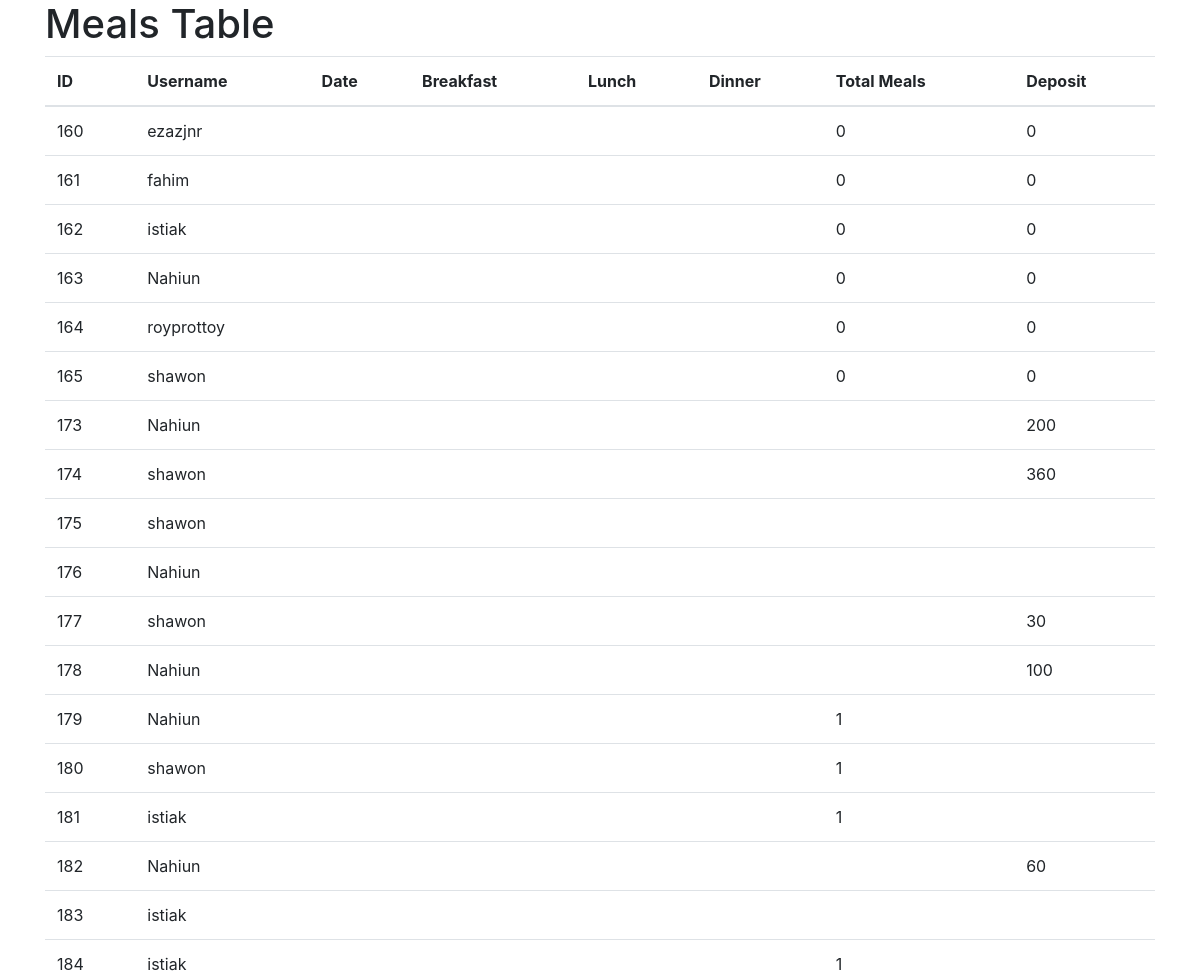
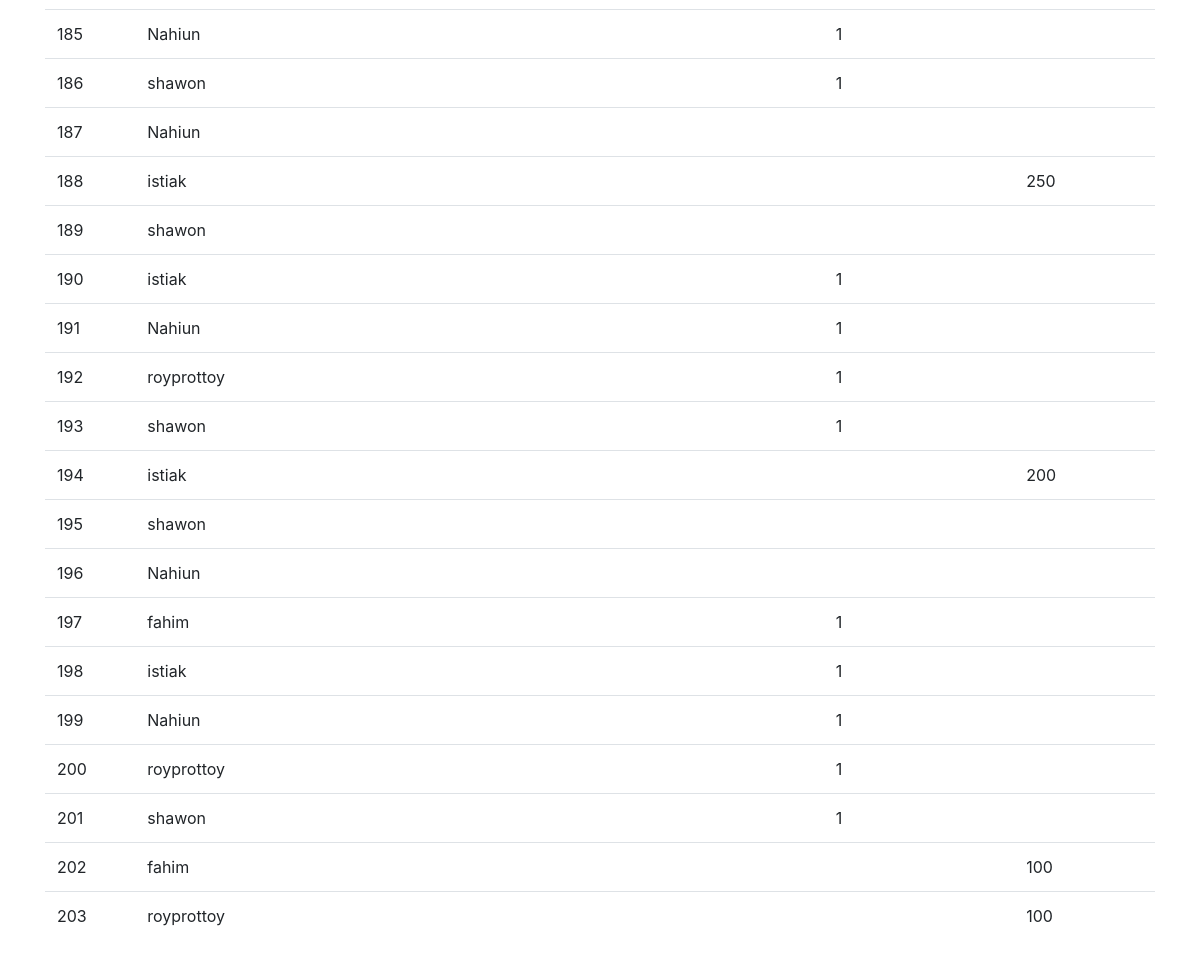
The app's page /mealhistory.php with its own data (2 pictures, top to bottom).
### tables this page shows
CREATE TABLE `meals` (
  `id` int(11) UNSIGNED NOT NULL,
  `username` varchar(50) DEFAULT NULL,
  `totalmeals` int(11) DEFAULT NULL,
  `deposit` int(11) DEFAULT NULL,
  `userstotalmeals` int(11) DEFAULT NULL,
  `bazarcost` int(255) DEFAULT NULL,
  `manage_user` varchar(255) DEFAULT NULL,
  `role` varchar(255) DEFAULT NULL,
  `bazar_details` varchar(255) DEFAULT NULL,
  `deposit_date` date DEFAULT NULL,
  `bazar_date` date DEFAULT NULL,
  `meal_date` date DEFAULT NULL,
  `status` varchar(255) DEFAULT NULL
);

### mealhistory.php (the view, shortened to what this page needs)
<!DOCTYPE html>
<html>
<head>
    <link rel="stylesheet" href="https://stackpath.bootstrapcdn.com/bootstrap/4.3.1/css/bootstrap.min.css">
</head>
<body>
    <div class="container">
        <h1>Meals Table</h1>
        <table class="table">
            <thead>
                <tr>
                    <th>ID</th>
                    <th>Username</th>
                    <th>Date</th>
                    <th>Breakfast</th>
                    <th>Lunch</th>
                    <th>Dinner</th>
                    <th>Total Meals</th>
                    <th>Deposit</th>
                </tr>
            </thead>
            <tbody>
                <?php
                $conn = mysqli_connect('localhost', 'root', '', 'demo');
                $result = mysqli_query($conn, "SELECT * FROM meals");
                if (mysqli_num_rows($result) > 0) {
                    while ($row = mysqli_fetch_assoc($result)) {
                        echo '<tr>';
                        echo '<td>' . $row['id'] . '</td>';
                        echo '<td>' . $row['username'] . '</td>';
                        echo '<td>' . $row['date'] . '</td>';
                        echo '<td>' . $row['breakfast'] . '</td>';
                        echo '<td>' . $row['lunch'] . '</td>';
                        echo '<td>' . $row['dinner'] . '</td>';
                        echo '<td>' . $row['totalmeals'] . '</td>';
                        echo '<td>' . $row['deposit'] . '</td>';
                        echo '</tr>';
                    }
                } else {
                    echo '<tr><td colspan="8">No results found.</td></tr>';
                }
                ?>
            </tbody>
        </table>
    </div>
</body>
</html>

### records on screen
meals: id "160", username "ezazjnr", totalmeals "0", deposit "0"
meals: id "161", username "fahim", totalmeals "0", deposit "0"
meals: id "162", username "istiak", totalmeals "0", deposit "0"
meals: id "163", username "Nahiun", totalmeals "0", deposit "0"
meals: id "164", username "royprottoy", totalmeals "0", deposit "0"
meals: id "165", username "shawon", totalmeals "0", deposit "0"
meals: id "173", username "Nahiun", deposit "200"
meals: id "174", username "shawon", deposit "360"
meals: id "175", username "shawon"
meals: id "176", username "Nahiun"
meals: id "177", username "shawon", deposit "30"
meals: id "178", username "Nahiun", deposit "100"
meals: id "179", username "Nahiun", totalmeals "1"
meals: id "180", username "shawon", totalmeals "1"
meals: id "181", username "istiak", totalmeals "1"
meals: id "182", username "Nahiun", deposit "60"
meals: id "183", username "istiak"
meals: id "184", username "istiak", totalmeals "1"
meals: id "185", username "Nahiun", totalmeals "1"
meals: id "186", username "shawon", totalmeals "1"
meals: id "187", username "Nahiun"
meals: id "188", username "istiak", deposit "250"
meals: id "189", username "shawon"
meals: id "190", username "istiak", totalmeals "1"
meals: id "191", username "Nahiun", totalmeals "1"
meals: id "192", username "royprottoy", totalmeals "1"
meals: id "193", username "shawon", totalmeals "1"
meals: id "194", username "istiak", deposit "200"
meals: id "195", username "shawon"
meals: id "196", username "Nahiun"
meals: id "197", username "fahim", totalmeals "1"
meals: id "198", username "istiak", totalmeals "1"
meals: id "199", username "Nahiun", totalmeals "1"
meals: id "200", username "royprottoy", totalmeals "1"
meals: id "201", username "shawon", totalmeals "1"
meals: id "202", username "fahim", deposit "100"
meals: id "203", username "royprottoy", deposit "100"
